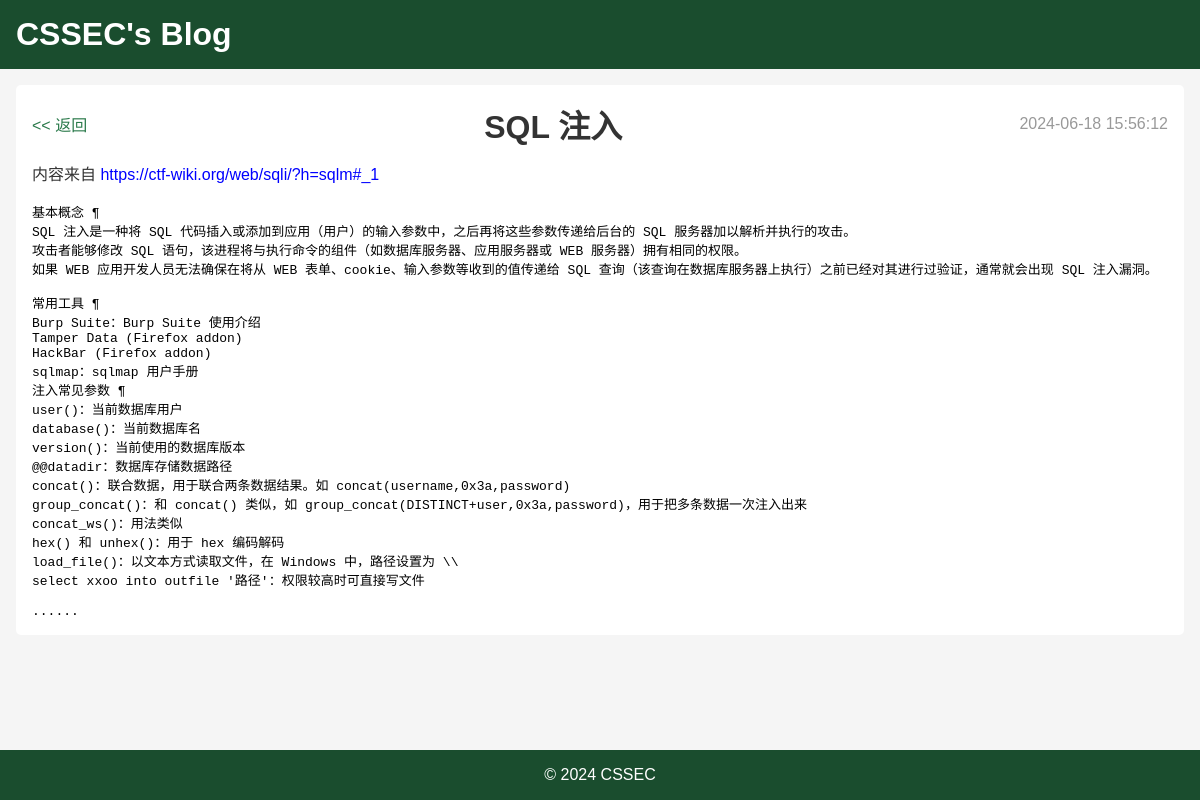
Screenshot of /article.php?id=1 with the database file from the repository.
### tables this page shows
CREATE TABLE `articles`
(
    `id`         int(6) unsigned NOT NULL AUTO_INCREMENT,
    `title`      varchar(30)     NOT NULL,
    `content`    text            NOT NULL,
    `created_at` timestamp       NOT NULL DEFAULT CURRENT_TIMESTAMP,
    PRIMARY KEY (`id`)
);

### article.php (the view, shortened to what this page needs)
<?php
global $conn;
if (isset($_GET['id'])) {
    $id = $_GET['id'];
    $sql = "SELECT * FROM articles WHERE id='$id' LIMIT 0,1";
    $result = $conn->query($sql);
    $article = $result->fetch_assoc();
} else {
    die('缺少参数 id');
}
?>
<!doctype html>
<html lang="zh-CN">
<head>
    <link rel="stylesheet" href="./assets/style.css">
</head>
<body>
<header class="header">
    <h1>
        <a href="index.php">CSSEC's Blog</a>
    </h1>
</header>
<main class="main">
    <div class="article-header">
        <a href="index.php" class="back-link"><< 返回</a>
        <h2 class="article-title"><?php echo $article['title']; ?></h2>
        <p class="article-ctime"><?php echo $article['created_at']; ?></p>
    </div>
    <p class="article-content"><?php echo $article['content']; ?></p>
</main>
<section class="footer">
    &copy; 2024 <a href="https://www.yuque.com/cssec/wiki" target="_blank" rel="noopener noreferrer">CSSEC</a>
</section>
</body>
</html>

### assets/style.css (style rules this page uses)
* { margin: 0; padding: 0; box-sizing: border-box; }
a { text-decoration: none; color: #fff; }
body { font-family: Arial, sans-serif; background-color: #f5f5f5; }
.header { background-color: #1a4d2e; color: #fff; text-align: left; padding: 1rem; }
.main { margin: 1rem 1rem 5rem; padding: 0 1rem 1rem; background-color: #fff; border-radius: 5px; }
.footer { background-color: #1a4d2e; color: #fff; text-align: center; padding: 1rem 0; position: fixed; bottom: 0; width: 100%; }
.article-header { display: flex; justify-content: space-between; align-items: center; margin-bottom: 1rem; padding-top: 1rem; }
.back-link { color: #2b7a4b; text-decoration: none; }
.article-title { color: #333; font-size: 2rem; margin: 0; }
.article-ctime { color: #999; }
.article-content { color: #333; font-size: 16px; line-height: 1.5; }

### rows the page displays
articles: title "SQL 注入", created_at "2024-06-18 15:56:12", content "内容来自 https://ctf-wiki.org/web/sqli/?h=sqlm#_1 基本概念 ¶ SQL 注入是一种将 SQL 代码插入或添加到应用（用户）的输入参数中，之后再将这些参数传递给后台的 SQL 服务器加以解析并执行的攻击。 攻击者能够修改 SQL 语句，该进程将与执行命令的组件（如数据库服务器、应用服务器或 WEB 服务器）拥有相同的权限。 如果 WEB 应用开发人员无法确保在将从 WEB 表单、cookie、输入参数等收到的值传递给 SQL 查询（该查询在数据库服务器上执行）之前已经对其进行过验证，通常就会出现 SQL 注入漏洞。 常用工具 ¶ Burp Suite：Burp Suite 使用介绍 Tamper Data (Firefox addon) HackBar (Firefox addon) sqlmap：sqlmap 用户手册 注入常见参数 ¶ user()：当前数据库用户 database()：当前数据库名 version()：当前使用的数据库版本 @@datadir：数据库存储数据路径 concat()：联合数据，用于联合两条数据结果。如 concat(username,0x3a,password) group_concat()：和 concat() 类似，如 group_concat(DISTINCT+user,0x3a,password)，用于把多条数据一次注入出来 concat_ws()：用法类似 hex() 和 unhex()：用于 hex 编码解码 load_file()：以文本方式读取文件，在 Windows 中，路径设置为…"
